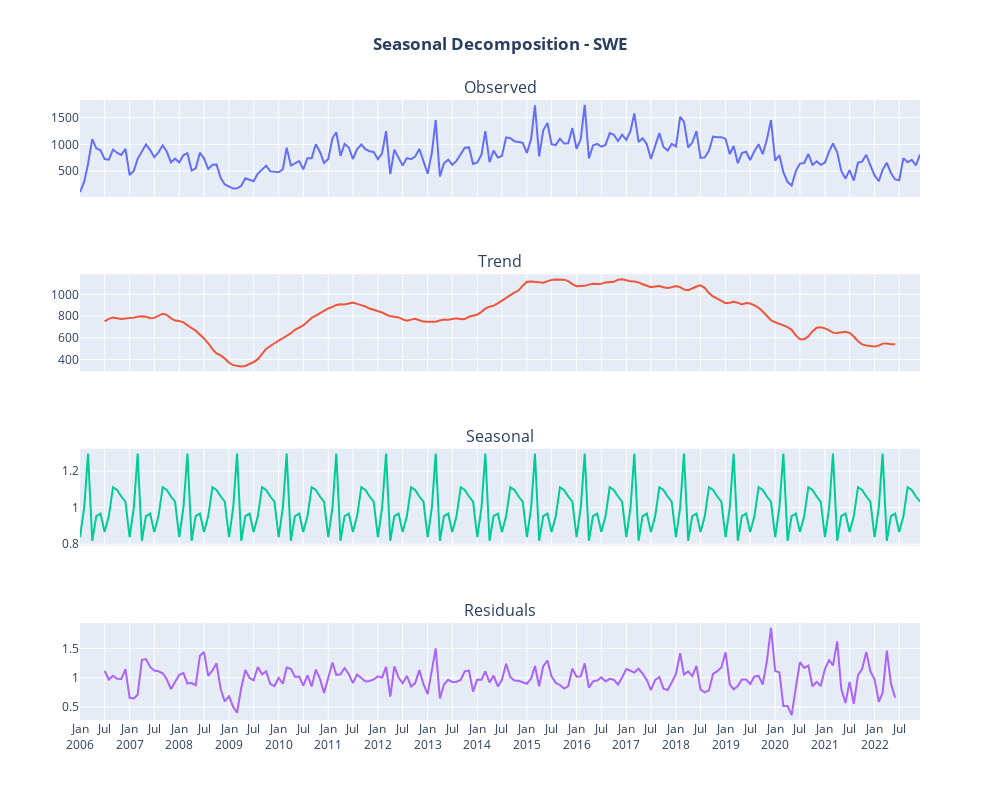

Source (notebook cell):
### Code cell
def plot_seasonal_decompose(result:DecomposeResult, dates:pd.Series=None, title:str="Seasonal Decomposition - " + country):
    x_values = dates
    return (
        make_subplots(
            rows=4,
            cols=1,
            shared_xaxes=True,
            subplot_titles=["Observed", "Trend", "Seasonal", "Residuals"],
        )
        .add_trace(go.Scatter(x=x_values.to_timestamp(), y=result.observed, mode="lines", name='Observed'), row=1, col=1,)
        .add_trace(go.Scatter(x=x_values.to_timestamp(), y=result.trend, mode="lines", name='Trend'), row=2, col=1,)
        .add_trace(go.Scatter(x=x_values.to_timestamp(), y=result.seasonal, mode="lines", name='Seasonal'), row=3, col=1,)
        .add_trace(go.Scatter(x=x_values.to_timestamp(), y=result.resid, mode="lines", name='Residual'), row=4, col=1,)
        .update_layout(height=800, width=1000, title=f'<b>{title}</b>', margin={'t':100}, title_x=0.5, showlegend=False)
        .update_xaxes(dtick="M6",tickformat="%b\n%Y")        
    )

decomposition = seasonal_decompose(df[dep_var], model='multiplicative', period=12)
fig = plot_seasonal_decompose(decomposition, dates=df.index)
fig.show()

### Figure 1 — Plotly figure (JSON) as saved in the notebook; plotly's stock layout.template omitted (floating-point values rounded to 4 significant figures; data arrays with more than 128 entries replaced by an {"elided": "..."} marker saying what was removed)
{"data": [{"mode": "lines", "name": "Observed", "type": "scatter", "x": {"elided": "204 str values"}, "xaxis": "x", "y": {"elided": "204 int values"}, "yaxis": "y"}, {"mode": "lines", "name": "Trend", "type": "scatter", "x": {"elided": "204 str values"}, "xaxis": "x2", "y": {"elided": "204 float values"}, "yaxis": "y2"}, {"mode": "lines", "name": "Seasonal", "type": "scatter", "x": {"elided": "204 str values"}, "xaxis": "x3", "y": {"elided": "204 float values"}, "yaxis": "y3"}, {"mode": "lines", "name": "Residual", "type": "scatter", "x": {"elided": "204 str values"}, "xaxis": "x4", "y": {"elided": "204 float values"}, "yaxis": "y4"}], "layout": {"annotations": [{"font": {"size": 16}, "showarrow": false, "text": "Observed", "x": 0.5, "xanchor": "center", "xref": "paper", "y": 1, "yanchor": "bottom", "yref": "paper"}, {"font": {"size": 16}, "showarrow": false, "text": "Trend", "x": 0.5, "xanchor": "center", "xref": "paper", "y": 0.7188, "yanchor": "bottom", "yref": "paper"}, {"font": {"size": 16}, "showarrow": false, "text": "Seasonal", "x": 0.5, "xanchor": "center", "xref": "paper", "y": 0.4375, "yanchor": "bottom", "yref": "paper"}, {"font": {"size": 16}, "showarrow": false, "text": "Residuals", "x": 0.5, "xanchor": "center", "xref": "paper", "y": 0.1562, "yanchor": "bottom", "yref": "paper"}], "height": 800, "margin": {"t": 100}, "showlegend": false, "title": {"text": "<b>Seasonal Decomposition - SWE</b>", "x": 0.5}, "width": 1000, "xaxis": {"anchor": "y", "domain": [0, 1], "dtick": "M6", "matches": "x4", "showticklabels": false, "tickformat": "%b\n%Y"}, "xaxis2": {"anchor": "y2", "domain": [0, 1], "dtick": "M6", "matches": "x4", "showticklabels": false, "tickformat": "%b\n%Y"}, "xaxis3": {"anchor": "y3", "domain": [0, 1], "dtick": "M6", "matches": "x4", "showticklabels": false, "tickformat": "%b\n%Y"}, "xaxis4": {"anchor": "y4", "domain": [0, 1], "dtick": "M6", "tickformat": "%b\n%Y"}, "yaxis": {"anchor": "x", "domain": [0.8438, 1]}, "yaxis2": {"anchor": "x2", "domain": [0.5625, 0.7188]}, "yaxis3": {"anchor": "x3", "domain": [0.2812, 0.4375]}, "yaxis4": {"anchor": "x4", "domain": [0, 0.1562]}}}
